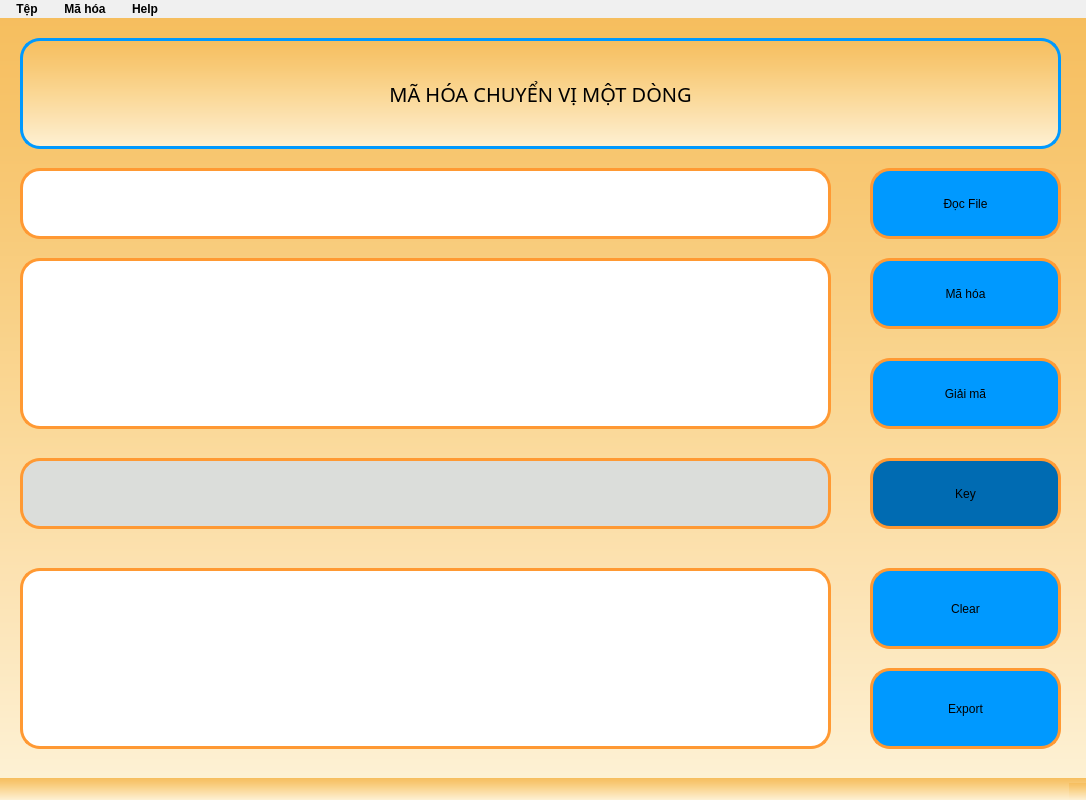
<?xml version="1.0" encoding="UTF-8"?>
<ui version="4.0">
 <class>motdongform</class>
 <widget class="QMainWindow" name="motdongform">
  <property name="geometry">
   <rect>
    <x>0</x>
    <y>0</y>
    <width>1086</width>
    <height>800</height>
   </rect>
  </property>
  <property name="windowTitle">
   <string>W01Dong</string>
  </property>
  <property name="windowIcon">
   <iconset>
    <normaloff>tainguyen/logo.ico</normaloff>tainguyen/logo.ico</iconset>
  </property>
  <property name="styleSheet">
   <string notr="true">
color:black;
background-color: qlineargradient(spread:pad, x1:0, y1:0, x2:0, y2:1, stop:0 #F6BE5E, stop:0.25 #F8C976, stop:0.5 #FAD794, stop:0.75 #FCE3B4, stop:1 #FDF1D4);
</string>
  </property>
  <widget class="QWidget" name="centralwidget">
   <widget class="QLabel" name="label">
    <property name="geometry">
     <rect>
      <x>20</x>
      <y>20</y>
      <width>1041</width>
      <height>111</height>
     </rect>
    </property>
    <property name="font">
     <font>
      <family>Montserrat</family>
      <pointsize>33</pointsize>
      <weight>9</weight>
      <italic>false</italic>
      <bold>false</bold>
     </font>
    </property>
    <property name="layoutDirection">
     <enum>Qt::LeftToRight</enum>
    </property>
    <property name="autoFillBackground">
     <bool>false</bool>
    </property>
    <property name="styleSheet">
     <string notr="true">font-size: 20px;
font: 75 33pt &quot;Montserrat&quot;;

border: 3px solid #0099FF;
border-radius: 20px;
color:black;

</string>
    </property>
    <property name="text">
     <string>MÃ HÓA CHUYỂN VỊ MỘT DÒNG</string>
    </property>
    <property name="alignment">
     <set>Qt::AlignCenter</set>
    </property>
   </widget>
   <widget class="QPushButton" name="Btn_ReadFile">
    <property name="geometry">
     <rect>
      <x>870</x>
      <y>150</y>
      <width>191</width>
      <height>71</height>
     </rect>
    </property>
    <property name="cursor">
     <cursorShape>PointingHandCursor</cursorShape>
    </property>
    <property name="mouseTracking">
     <bool>false</bool>
    </property>
    <property name="tabletTracking">
     <bool>false</bool>
    </property>
    <property name="autoFillBackground">
     <bool>false</bool>
    </property>
    <property name="styleSheet">
     <string notr="true">QPushButton {
    border-radius: 20px;
    background-color: #0099FF;
    border: 3px solid #FF9933;
    font: 75 16pt &quot;Montserrat&quot;;
}

QPushButton:hover {
    background-color: white;
    border-color:#0099FF ;
    color: black;
}
</string>
    </property>
    <property name="text">
     <string>Đọc File</string>
    </property>
   </widget>
   <widget class="QPushButton" name="Btn_MaHoa">
    <property name="geometry">
     <rect>
      <x>870</x>
      <y>240</y>
      <width>191</width>
      <height>71</height>
     </rect>
    </property>
    <property name="cursor">
     <cursorShape>PointingHandCursor</cursorShape>
    </property>
    <property name="styleSheet">
     <string notr="true">QPushButton {
    border-radius: 20px;
    background-color: #0099FF;
    border: 3px solid #FF9933;
    font: 75 16pt &quot;Montserrat&quot;;
}

QPushButton:hover {
    background-color: white;
    border-color:#0099FF ;
    color: black;
}
</string>
    </property>
    <property name="text">
     <string>Mã hóa</string>
    </property>
   </widget>
   <widget class="QPushButton" name="Btn_GiaiMa">
    <property name="geometry">
     <rect>
      <x>870</x>
      <y>340</y>
      <width>191</width>
      <height>71</height>
     </rect>
    </property>
    <property name="cursor">
     <cursorShape>PointingHandCursor</cursorShape>
    </property>
    <property name="styleSheet">
     <string notr="true">QPushButton {
    border-radius: 20px;
    background-color: #0099FF;
    border: 3px solid #FF9933;
    font: 75 16pt &quot;Montserrat&quot;;
}

QPushButton:hover {
    background-color: white;
    border-color:#0099FF ;
    color: black;
}
</string>
    </property>
    <property name="text">
     <string>Giải mã</string>
    </property>
   </widget>
   <widget class="QLineEdit" name="tbPath">
    <property name="geometry">
     <rect>
      <x>20</x>
      <y>150</y>
      <width>811</width>
      <height>71</height>
     </rect>
    </property>
    <property name="font">
     <font>
      <family>Bebas Neue</family>
      <pointsize>12</pointsize>
     </font>
    </property>
    <property name="styleSheet">
     <string notr="true">background-color:white;
border-radius:20px;
color:black;
font: 12pt &quot;Bebas Neue&quot;;
border: 3px solid #FF9933;</string>
    </property>
    <property name="text">
     <string/>
    </property>
    <property name="maxLength">
     <number>32782</number>
    </property>
    <property name="frame">
     <bool>true</bool>
    </property>
    <property name="clearButtonEnabled">
     <bool>false</bool>
    </property>
   </widget>
   <widget class="QTextEdit" name="tbNoiDung">
    <property name="geometry">
     <rect>
      <x>20</x>
      <y>240</y>
      <width>811</width>
      <height>171</height>
     </rect>
    </property>
    <property name="font">
     <font>
      <family>Bebas Neue</family>
      <pointsize>12</pointsize>
     </font>
    </property>
    <property name="cursor" stdset="0">
     <cursorShape>IBeamCursor</cursorShape>
    </property>
    <property name="styleSheet">
     <string notr="true">QTextEdit {
    padding-top: 10px;
    padding-bottom: 10px;
    background-color: white;
    font: 12pt &quot;Bebas Neue&quot;;
    border-radius: 20px;
    color: black;
    border: 3px solid #FF9933;
}
</string>
    </property>
    <property name="html">
     <string>&lt;!DOCTYPE HTML PUBLIC &quot;-//W3C//DTD HTML 4.0//EN&quot; &quot;http://www.w3.org/TR/REC-html40/strict.dtd&quot;&gt;
&lt;html&gt;&lt;head&gt;&lt;meta name=&quot;qrichtext&quot; content=&quot;1&quot; /&gt;&lt;style type=&quot;text/css&quot;&gt;
p, li { white-space: pre-wrap; }
&lt;/style&gt;&lt;/head&gt;&lt;body style=&quot; font-family:'Bebas Neue'; font-size:12pt; font-weight:400; font-style:normal;&quot;&gt;
&lt;p style=&quot;-qt-paragraph-type:empty; margin-top:0px; margin-bottom:0px; margin-left:0px; margin-right:0px; -qt-block-indent:0; text-indent:0px;&quot;&gt;&lt;br /&gt;&lt;/p&gt;&lt;/body&gt;&lt;/html&gt;</string>
    </property>
   </widget>
   <widget class="QTextEdit" name="tbKetQua">
    <property name="enabled">
     <bool>true</bool>
    </property>
    <property name="geometry">
     <rect>
      <x>20</x>
      <y>550</y>
      <width>811</width>
      <height>181</height>
     </rect>
    </property>
    <property name="font">
     <font>
      <family>Bebas Neue</family>
      <pointsize>12</pointsize>
     </font>
    </property>
    <property name="cursor" stdset="0">
     <cursorShape>IBeamCursor</cursorShape>
    </property>
    <property name="styleSheet">
     <string notr="true">QTextEdit {
    padding-top: 10px;
    padding-bottom: 10px;
    background-color: white;
    font: 12pt &quot;Bebas Neue&quot;;
    border-radius: 20px;
    color: black;
    border: 3px solid #FF9933;
}
</string>
    </property>
   </widget>
   <widget class="QPushButton" name="Btn_Clear">
    <property name="geometry">
     <rect>
      <x>870</x>
      <y>550</y>
      <width>191</width>
      <height>81</height>
     </rect>
    </property>
    <property name="cursor">
     <cursorShape>PointingHandCursor</cursorShape>
    </property>
    <property name="styleSheet">
     <string notr="true">QPushButton {
    border-radius: 20px;
    background-color: #0099FF;
    border: 3px solid #FF9933;
    font: 75 16pt &quot;Montserrat&quot;;
}

QPushButton:hover {
    background-color: white;
    border-color:#0099FF ;
    color: black;
}
</string>
    </property>
    <property name="text">
     <string>Clear</string>
    </property>
   </widget>
   <widget class="QPushButton" name="Btn_WriteFile">
    <property name="geometry">
     <rect>
      <x>870</x>
      <y>650</y>
      <width>191</width>
      <height>81</height>
     </rect>
    </property>
    <property name="cursor">
     <cursorShape>PointingHandCursor</cursorShape>
    </property>
    <property name="styleSheet">
     <string notr="true">QPushButton {
    border-radius: 20px;
    background-color: #0099FF;
    border: 3px solid #FF9933;
    font: 75 16pt &quot;Montserrat&quot;;
}

QPushButton:hover {
    background-color: white;
    border-color:#0099FF ;
    color: black;
}
</string>
    </property>
    <property name="text">
     <string>Export</string>
    </property>
   </widget>
   <widget class="QLineEdit" name="tbKey">
    <property name="enabled">
     <bool>false</bool>
    </property>
    <property name="geometry">
     <rect>
      <x>20</x>
      <y>440</y>
      <width>811</width>
      <height>71</height>
     </rect>
    </property>
    <property name="font">
     <font>
      <family>Bebas Neue</family>
      <pointsize>12</pointsize>
     </font>
    </property>
    <property name="styleSheet">
     <string notr="true">background-color:#DBDDDA;
border-radius:20px;
color:#DBDDDA;
font: 12pt &quot;Bebas Neue&quot;;
border: 3px solid #FF9933;</string>
    </property>
    <property name="text">
     <string/>
    </property>
    <property name="maxLength">
     <number>32782</number>
    </property>
    <property name="frame">
     <bool>true</bool>
    </property>
    <property name="clearButtonEnabled">
     <bool>false</bool>
    </property>
   </widget>
   <widget class="QLabel" name="label_2">
    <property name="geometry">
     <rect>
      <x>870</x>
      <y>440</y>
      <width>191</width>
      <height>71</height>
     </rect>
    </property>
    <property name="styleSheet">
     <string notr="true">border-radius:20px;
background-color:#006BB2;
border: 3px solid #FF9933;
font: 75 16pt &quot;Montserrat&quot;;
</string>
    </property>
    <property name="text">
     <string>Key</string>
    </property>
    <property name="alignment">
     <set>Qt::AlignCenter</set>
    </property>
   </widget>
  </widget>
  <widget class="QMenuBar" name="menubar">
   <property name="geometry">
    <rect>
     <x>0</x>
     <y>0</y>
     <width>1086</width>
     <height>20</height>
    </rect>
   </property>
   <property name="styleSheet">
    <string notr="true">QMenuBar {
    background-color: #F0F0F0;
    font: bold 12px;
}

QMenuBar::item {
    spacing: 3px;
    padding: 2px 10px;
    background-color: #F0F0F0;
    color: black;
    border-radius: 5px;
}

QMenuBar::item:selected {
    background-color: #0099FF;
    color: white;
    border-radius: 5px;
}

QMenuBar::item:hover {
    background-color: white;
}
</string>
   </property>
   <widget class="QMenu" name="menuM_h_a">
    <property name="title">
     <string>Mã hóa</string>
    </property>
    <widget class="QMenu" name="menuThayThe">
     <property name="title">
      <string>Thay Thế</string>
     </property>
     <property name="icon">
      <iconset>
       <normaloff>../tainguyen/encrypt.png</normaloff>../tainguyen/encrypt.png</iconset>
     </property>
     <addaction name="actionCeasar"/>
     <addaction name="separator"/>
     <addaction name="actionVignere"/>
     <addaction name="separator"/>
     <addaction name="actionTrithemius"/>
     <addaction name="separator"/>
     <addaction name="actionBelasco"/>
    </widget>
    <widget class="QMenu" name="menuChuyenVi">
     <property name="title">
      <string>Chuyển Vị</string>
     </property>
     <property name="icon">
      <iconset>
       <normaloff>../tainguyen/encrypt.png</normaloff>../tainguyen/encrypt.png</iconset>
     </property>
     <addaction name="actionMotdong"/>
     <addaction name="separator"/>
     <addaction name="actionNhieudong"/>
    </widget>
    <widget class="QMenu" name="menuXOR">
     <property name="title">
      <string>XOR</string>
     </property>
     <property name="icon">
      <iconset>
       <normaloff>../tainguyen/encrypt.png</normaloff>../tainguyen/encrypt.png</iconset>
     </property>
     <addaction name="actionXOR_Ceasar"/>
     <addaction name="separator"/>
     <addaction name="actionXOR_Vignere"/>
     <addaction name="separator"/>
     <addaction name="actionXOR_Trithemius"/>
     <addaction name="separator"/>
     <addaction name="actionXOR_Belasco"/>
    </widget>
    <addaction name="menuThayThe"/>
    <addaction name="separator"/>
    <addaction name="menuChuyenVi"/>
    <addaction name="separator"/>
    <addaction name="menuXOR"/>
   </widget>
   <widget class="QMenu" name="menuT_p">
    <property name="title">
     <string>Tệp</string>
    </property>
    <addaction name="menuOpen"/>
    <addaction name="separator"/>
    <addaction name="menuSave"/>
    <addaction name="separator"/>
    <addaction name="actionTho_t"/>
   </widget>
   <widget class="QMenu" name="menuHelp">
    <property name="title">
     <string>Help</string>
    </property>
    <addaction name="menuWebsite"/>
    <addaction name="separator"/>
    <addaction name="menuAbout"/>
   </widget>
   <addaction name="menuT_p"/>
   <addaction name="menuM_h_a"/>
   <addaction name="menuHelp"/>
  </widget>
  <widget class="QStatusBar" name="statusbar"/>
  <action name="menuExit">
   <property name="text">
    <string>Thoát</string>
   </property>
  </action>
  <action name="menuOpen">
   <property name="icon">
    <iconset>
     <normaloff>../tainguyen/openfile.png</normaloff>../tainguyen/openfile.png</iconset>
   </property>
   <property name="text">
    <string>Open</string>
   </property>
   <property name="shortcut">
    <string>Ctrl+O</string>
   </property>
   <property name="iconVisibleInMenu">
    <bool>true</bool>
   </property>
  </action>
  <action name="menuSave">
   <property name="icon">
    <iconset>
     <normaloff>../tainguyen/save.png</normaloff>../tainguyen/save.png</iconset>
   </property>
   <property name="text">
    <string>Save</string>
   </property>
   <property name="shortcut">
    <string>Ctrl+S</string>
   </property>
  </action>
  <action name="menuWebsite">
   <property name="icon">
    <iconset>
     <normaloff>../tainguyen/global.png</normaloff>../tainguyen/global.png</iconset>
   </property>
   <property name="text">
    <string>Website</string>
   </property>
  </action>
  <action name="menuAbout">
   <property name="icon">
    <iconset>
     <normaloff>../tainguyen/aboutus.png</normaloff>../tainguyen/aboutus.png</iconset>
   </property>
   <property name="text">
    <string>About us</string>
   </property>
  </action>
  <action name="actionVignere">
   <property name="icon">
    <iconset>
     <normaloff>../tainguyen/encrypt1.png</normaloff>../tainguyen/encrypt1.png</iconset>
   </property>
   <property name="text">
    <string>Vignere</string>
   </property>
  </action>
  <action name="actionTrithemius">
   <property name="icon">
    <iconset>
     <normaloff>../tainguyen/encrypt1.png</normaloff>../tainguyen/encrypt1.png</iconset>
   </property>
   <property name="text">
    <string>Trithemius</string>
   </property>
  </action>
  <action name="actionBelasco">
   <property name="icon">
    <iconset>
     <normaloff>../tainguyen/encrypt1.png</normaloff>../tainguyen/encrypt1.png</iconset>
   </property>
   <property name="text">
    <string>Belasco</string>
   </property>
  </action>
  <action name="actionMotdong">
   <property name="icon">
    <iconset>
     <normaloff>../tainguyen/Arrow1.png</normaloff>../tainguyen/Arrow1.png</iconset>
   </property>
   <property name="text">
    <string>Trên 01 Dòng</string>
   </property>
  </action>
  <action name="actionNhieudong">
   <property name="icon">
    <iconset>
     <normaloff>../tainguyen/Arrow1.png</normaloff>../tainguyen/Arrow1.png</iconset>
   </property>
   <property name="text">
    <string>Trên Nhiều  Dòng</string>
   </property>
  </action>
  <action name="actionXOR_Ceasar">
   <property name="icon">
    <iconset>
     <normaloff>../tainguyen/xor.png</normaloff>../tainguyen/xor.png</iconset>
   </property>
   <property name="text">
    <string>XOR Ceasar</string>
   </property>
  </action>
  <action name="actionXOR_Vignere">
   <property name="icon">
    <iconset>
     <normaloff>../tainguyen/xor.png</normaloff>../tainguyen/xor.png</iconset>
   </property>
   <property name="text">
    <string>XOR Vignere</string>
   </property>
  </action>
  <action name="actionXOR_Trithemius">
   <property name="icon">
    <iconset>
     <normaloff>../tainguyen/xor.png</normaloff>../tainguyen/xor.png</iconset>
   </property>
   <property name="text">
    <string>XOR Trithemius</string>
   </property>
  </action>
  <action name="actionXOR_Belasco">
   <property name="icon">
    <iconset>
     <normaloff>../tainguyen/xor.png</normaloff>../tainguyen/xor.png</iconset>
   </property>
   <property name="text">
    <string>XOR Belasco</string>
   </property>
  </action>
  <action name="actionTho_t">
   <property name="icon">
    <iconset>
     <normaloff>../tainguyen/exit.png</normaloff>../tainguyen/exit.png</iconset>
   </property>
   <property name="text">
    <string>Thoát</string>
   </property>
  </action>
  <action name="actionCeasar">
   <property name="icon">
    <iconset>
     <normaloff>../tainguyen/encrypt1.png</normaloff>../tainguyen/encrypt1.png</iconset>
   </property>
   <property name="text">
    <string>Ceasar</string>
   </property>
  </action>
 </widget>
 <resources/>
 <connections/>
</ui>
